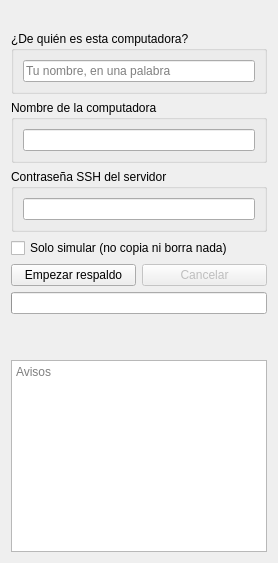
<?xml version="1.0" encoding="UTF-8"?>
<ui version="4.0">
 <class>PaginaRespaldo</class>
 <widget class="QWidget" name="PaginaRespaldo">
  <layout class="QVBoxLayout" name="layoutPagina">
   <item>
    <widget class="QLabel" name="etiquetaDescripcion">
     <property name="wordWrap"><bool>true</bool></property>
    </widget>
   </item>
   <item>
    <widget class="QGroupBox" name="grupoPersona">
     <property name="title"><string>¿De quién es esta computadora?</string></property>
     <layout class="QVBoxLayout" name="layoutPersona">
      <item>
       <widget class="QLineEdit" name="editPersona">
        <property name="placeholderText"><string>Tu nombre, en una palabra</string></property>
       </widget>
      </item>
     </layout>
    </widget>
   </item>
   <item>
    <widget class="QGroupBox" name="grupoComputadora">
     <property name="title"><string>Nombre de la computadora</string></property>
     <layout class="QVBoxLayout" name="layoutComputadora">
      <item>
       <widget class="QLineEdit" name="editComputadora"/>
      </item>
     </layout>
    </widget>
   </item>
   <item>
    <widget class="QGroupBox" name="grupoContrasena">
     <property name="title"><string>Contraseña SSH del servidor</string></property>
     <layout class="QVBoxLayout" name="layoutContrasena">
      <item>
       <widget class="QLineEdit" name="editContrasena">
        <property name="echoMode"><enum>QLineEdit::EchoMode::Password</enum></property>
       </widget>
      </item>
     </layout>
    </widget>
   </item>
   <item>
    <widget class="QCheckBox" name="checkSimular">
     <property name="text"><string>Solo simular (no copia ni borra nada)</string></property>
    </widget>
   </item>
   <item>
    <layout class="QHBoxLayout" name="layoutBotones">
     <item>
      <widget class="QPushButton" name="botonEmpezar"><property name="primario" stdset="0"><bool>true</bool></property>
       <property name="text"><string>Empezar respaldo</string></property>
      </widget>
     </item>
     <item>
      <widget class="QPushButton" name="botonCancelar">
       <property name="enabled"><bool>false</bool></property>
       <property name="text"><string>Cancelar</string></property>
      </widget>
     </item>
    </layout>
   </item>
   <item>
    <widget class="QProgressBar" name="barraProgreso"/>
   </item>
   <item>
    <widget class="QLabel" name="etiquetaArchivo"/>
   </item>
   <item>
    <widget class="QLabel" name="etiquetaEstado">
     <property name="wordWrap"><bool>true</bool></property>
    </widget>
   </item>
   <item>
    <widget class="QPlainTextEdit" name="registro">
     <property name="readOnly"><bool>true</bool></property>
     <property name="placeholderText"><string>Avisos</string></property>
    </widget>
   </item>
  </layout>
 </widget>
 <resources/>
 <connections/>
</ui>
